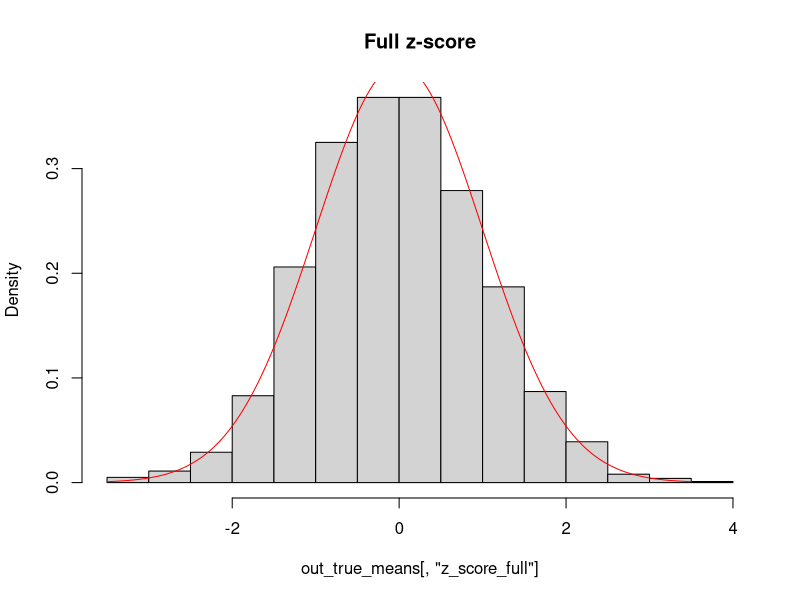
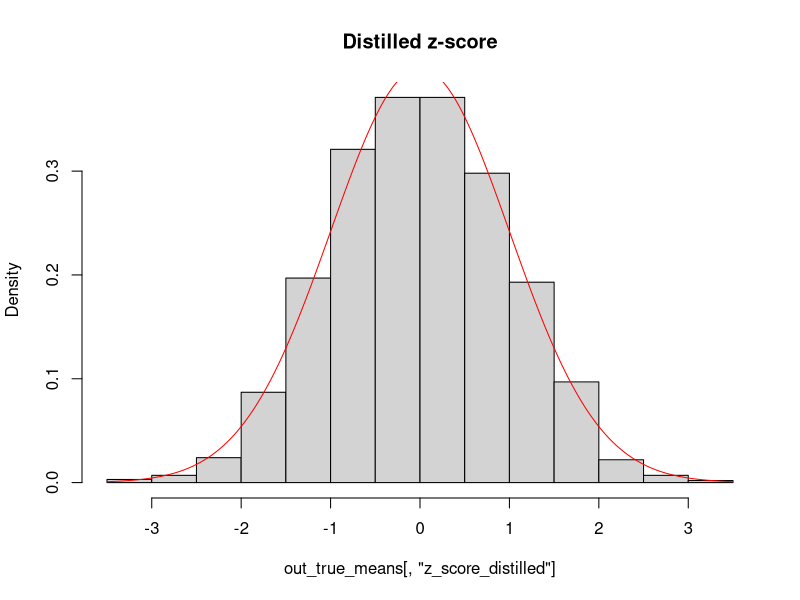
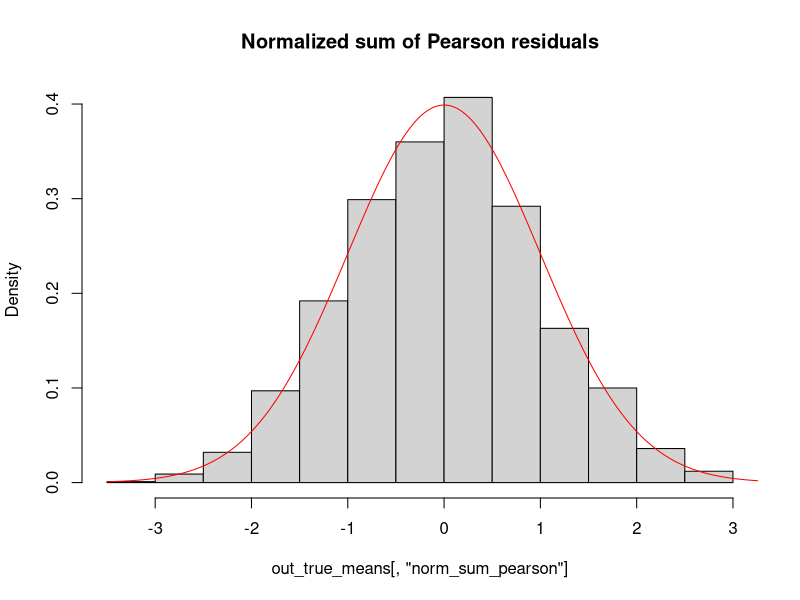
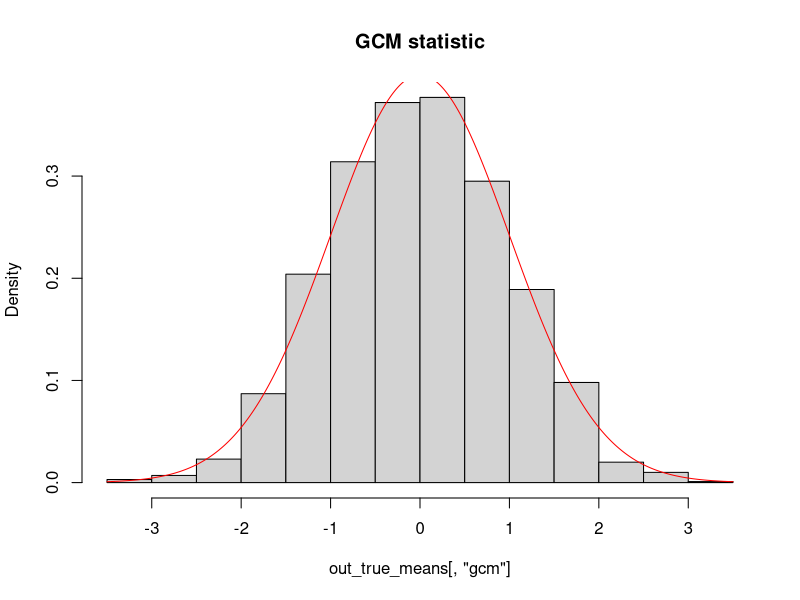

Generate these figures, in order, with R: (Note: a time limit stopped this script after it produced the figures.)
##########
# FULL GLM
##########
run_experiment <- function(fitted_means = FALSE, n_rep = 2000, correlated = FALSE) {
  n <- 5000
  beta_v <- c(1, 2, 1)
  dat <- matrix(data = c(rep(1, n),
                         x1 = rbinom(n, 1, 0.4),
                         x2 = rnorm(n)),
                ncol = 3)
  lin_pred <- as.numeric(dat %*% beta_v)
  mus <- exp(lin_pred)
  
  if (correlated) {
    x_test <- sapply(binomial()$linkinv(dat[,3] - 0.1), function(curr_mu) rbinom(n = 1, size = 1, prob = curr_mu))
  } else {
    x_test <- rbinom(n = n, size = 1, prob = 0.5)
  }
  
  out <- sapply(X = seq(1, n_rep), FUN = function(i) {
    print(i)
    y <- sapply(mus, function(curr_mu) rpois(n = 1, lambda = curr_mu))
    
    # we do a good job of estimating the parameters via glm
    fit <- glm(y ~ dat[,-1], family = poisson)
    mu_hat <- fit$fitted.values
    z_score_full <- statmod::glm.scoretest(fit = fit, x_test)
    
    # next, get the distilled z-score
    y_1 <- y[x_test == 1]
    mu_hat_1 <- if (fitted_means) mu_hat[x_test == 1] else mus[x_test == 1]
    s_y <- sum(y_1)
    s_mu_hat <- sum(mu_hat_1)
    
    # get the distilled z-score
    z_score_distilled <- (s_y - s_mu_hat)/sqrt(s_mu_hat)
    
    # get the normalized pearson residual sum
    pearson_resid <- (y_1 - mu_hat_1)/sqrt(mu_hat_1)
    sum_pearson <- sum(pearson_resid)
    norm_sum_pearson <- (1/sqrt(length(pearson_resid))) * sum_pearson

    # get the studentized residuals
    #h <- VGAM::hatvalues(fit)[x_test == 1]
    #boot_resid <- pearson_resid/sqrt(1 - h)
    #norm_boot_resid <- (1/sqrt(length(boot_resid))) * sum(boot_resid)
    
    # get the gcm
    r <- y_1 - mu_hat_1
    gcm <- 1/sqrt(length(r)) * sum(r)/sd(r)
    
    c(z_score_distilled = z_score_distilled,
      z_score_full = z_score_full,
      norm_sum_pearson = norm_sum_pearson,
      gcm = gcm)
    
    # finally, get the empirically-normalized residual
    # emp_norm_raw_resid <- (1/sqrt(n)) * sum(r_1)/sd(r_1)
    # return
    # c(z_score_distilled = z_score_distilled,
    #  norm_sum_pearson = norm_sum_pearson,
    #  emp_norm_raw_resid = emp_norm_raw_resid,
    #  z_score_full = z_score_full)
  }) |> t()  
}

##################
# Pt 1: true means
##################

# true means
out_true_means <- run_experiment(fitted_means = FALSE, n_rep = 2000)
x_grid <- seq(from = -3.5, to = 3.5, by = 0.01)
y <- dnorm(x_grid)

hist(out_true_means[,"z_score_full"], freq = FALSE, breaks = 20, main = "Full z-score")
lines(x = x_grid, y = y, col = "red")

hist(out_true_means[,"z_score_distilled"], freq = FALSE, breaks = 20, main = "Distilled z-score")
lines(x = x_grid, y = y, col = "red")

hist(out_true_means[,"norm_sum_pearson"], freq = FALSE,
     breaks = 20, main = "Normalized sum of Pearson residuals")
lines(x = x_grid, y = y, col = "red")

hist(out_true_means[,"gcm"], freq = FALSE,
     breaks = 20, main = "GCM statistic")
lines(x = x_grid, y = y, col = "red")

####################
# Pt 2: fitted means
####################
out_fitted_means <- run_experiment(fitted_means = TRUE, n_rep = 2000, correlated = FALSE)

hist(out_fitted_means[,"z_score_full"], freq = FALSE,
     breaks = 20, main = "Full z-score")
lines(x = x_grid, y = y, col = "red")

hist(out_fitted_means[,"z_score_distilled"], freq = FALSE,
     breaks = 20, main = "Distilled z-score")
lines(x = x_grid, y = y, col = "red")

hist(out_fitted_means[,"norm_sum_pearson"], freq = FALSE,
     breaks = 20, main = "Normalized sum of Pearson residuals")
lines(x = x_grid, y = y, col = "red")

hist(out_fitted_means[,"gcm"], freq = FALSE,
     breaks = 20, main = "gcm")
lines(x = x_grid, y = y, col = "red")

plot(out_fitted_means[,"z_score_full"], out_fitted_means[,"z_score_distilled"])
abline(a = 0, b = 1, col = "red")

####################################
# Pt 3 fitted means with correlation
####################################
out_fitted_means <- run_experiment(fitted_means = TRUE, n_rep = 2000, correlated = TRUE)

hist(out_fitted_means[,"z_score_full"], freq = FALSE,
     breaks = 20, main = "Full z-score")
lines(x = x_grid, y = y, col = "red")

hist(out_fitted_means[,"z_score_distilled"], freq = FALSE,
     breaks = 20, main = "Distilled z-score")
lines(x = x_grid, y = y, col = "red")

hist(out_fitted_means[,"norm_sum_pearson"], freq = FALSE,
     breaks = 20, main = "Normalized sum of Pearson residuals")
lines(x = x_grid, y = y, col = "red")

hist(out_fitted_means[,"gcm"], freq = FALSE,
     breaks = 20, main = "gcm")
lines(x = x_grid, y = y, col = "red")

plot(out_fitted_means[,"z_score_full"], out_fitted_means[,"z_score_distilled"])
abline(a = 0, b = 1, col = "red")

###################
# Pt 3: comparisons
###################
plot(out_fitted_means[,"z_score_distilled"], out_fitted_means[,"z_score_full"])
abline(a = 0, b = 1, col = "red")
plot(out_fitted_means[,"z_score_distilled"], out_fitted_means[,"norm_sum_pearson"])
abline(a = 0, b = 1, col = "red")

# The distilled z-score seems to differ from the full z-score by a constant factor.
# Meanwhile, the distilled 
# At any rate, these three quantities are NOT the same. (And we of course have used the canonical link here.)


###########################################
# Pt 4: alternate score test implementation
###########################################

n <- 5000
beta_v <- c(1, 2, 1)
Z <- matrix(data = c(rep(1, n),
                       x1 = rbinom(n, 1, 0.4),
                       x2 = rnorm(n)),
              ncol = 3)
lin_pred <- as.numeric(Z %*% beta_v)
mus <- exp(lin_pred)
X <- as.matrix(rbinom(n = n, size = 1, prob = 0.5), ncol = 1)
print(i)
y <- sapply(mus, function(curr_mu) rpois(n = 1, lambda = curr_mu))
fit <- glm(y ~ Z[,-1], family = poisson)

# first, get P = Z^T W Z
W <- fit$weights
ZTW <- sapply(X = seq(1, length(W)), FUN = function(i) {
  W[i] * Z[i,]
})
P <- ZTW %*% Z

# next, spectral decomposition of P
P_decomp <- eigen(P)
u <- P_decomp$vectors
Lambda <- diag(P_decomp$values)
Lambda_minus_half <- diag(1/sqrt(P_decomp$values))
# u %*% Lambda %*% t(u) -> check that this equals P
# compute B
B <- Lambda_minus_half %*% t(u) %*% ZTW
# compute L
L <- as.numeric(B %*% X)
# get product
denom_2 <- sum(L^2)
# next, focus on the numerator
M_y_muhat <- fit$residuals
numerator <- sum(X * W * M_y_muhat)
# finally, get the first part of the denominator
denom_1 <- sum(X * W * X)
# combine all
numerator/(sqrt(denom_1 - denom_2))
# compare to original score test
statmod::glm.scoretest(fit, X)
